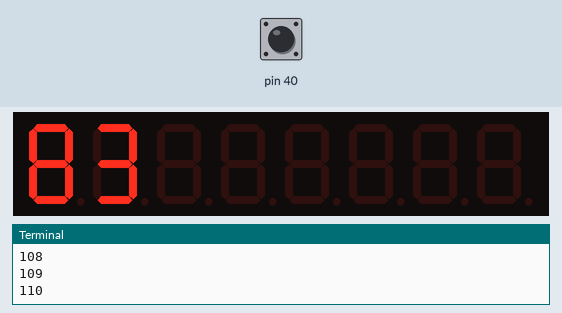
A program run on a simulated Raspberry Pi (header pin numbers). Shown: 8-digit seven-segment display, the last lines printed to the terminal. Inputs (shaded band) come from the test bench; at power-on: pin 40 HIGH.

Above: at 1.2 s.
1.3 s: pin 40 pulled LOW for 0.15 s
At 1.66 s:
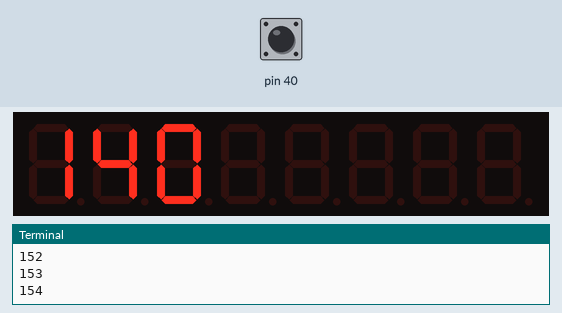
2.0 s: pin 40 pulled LOW for 1 s
At 2.27 s:
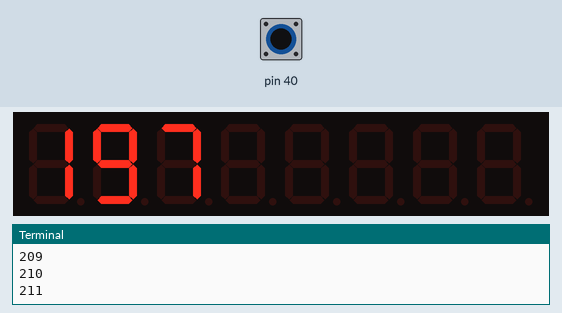
3.6 s: pin 40 pulled LOW for 0.15 s
At 3.78 s:
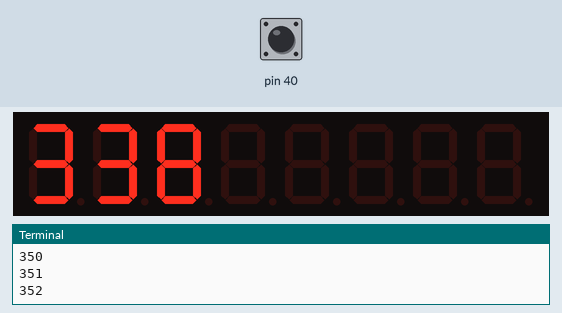
4.3 s: pin 40 pulled LOW for 1 s
At 4.68 s:
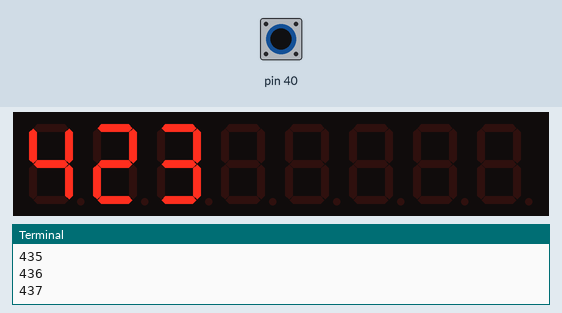
Timing chart, 0 to 6.9 s (numbered marks = the images above; inputs shaded):
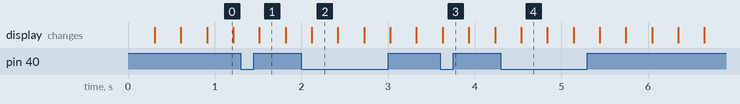

The program:

AS5_-_7segment_counter.py
```python
import time
from datetime import datetime
from luma.led_matrix.device import max7219
from luma.core.interface.serial import spi,noop
from luma.core.virtual import viewport, sevensegment
import RPi.GPIO as GPIO

GPIO.setwarnings(False)
GPIO.setmode(GPIO.BOARD)
GPIO.setup(40,GPIO.IN,pull_up_down=GPIO.PUD_UP)

k=0
#6380145
def button_pressed_callback(Channel):
	global k
	k+=1

GPIO.add_event_detect(40,GPIO.FALLING,callback=button_pressed_callback,bouncetime=200)


def main():
    serial = spi(port=0, device=0, gpio=noop())
    device = max7219(serial, cascaded=1)
    seg = sevensegment(device)
    while True:
        global k
        print(k)
        seg.text = str(k)
        time.sleep(0.01)
        k+=1

if __name__ == '__main__':
    main()
```
